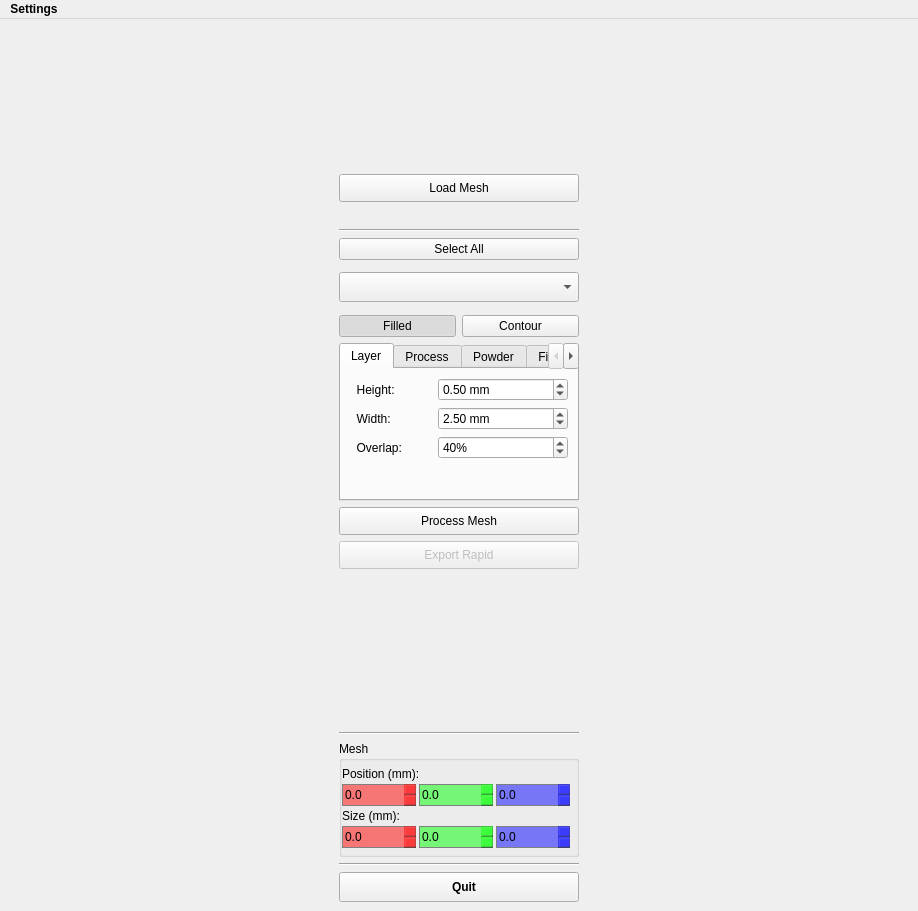
<?xml version="1.0" encoding="UTF-8"?>
<ui version="4.0">
 <class>MainWindow</class>
 <widget class="QMainWindow" name="MainWindow">
  <property name="geometry">
   <rect>
    <x>0</x>
    <y>0</y>
    <width>918</width>
    <height>911</height>
   </rect>
  </property>
  <property name="sizePolicy">
   <sizepolicy hsizetype="Preferred" vsizetype="Preferred">
    <horstretch>0</horstretch>
    <verstretch>0</verstretch>
   </sizepolicy>
  </property>
  <property name="minimumSize">
   <size>
    <width>0</width>
    <height>0</height>
   </size>
  </property>
  <property name="baseSize">
   <size>
    <width>0</width>
    <height>0</height>
   </size>
  </property>
  <property name="font">
   <font>
    <pointsize>9</pointsize>
    <weight>75</weight>
    <bold>true</bold>
   </font>
  </property>
  <property name="windowTitle">
   <string>LMD Off-line Path Planning</string>
  </property>
  <property name="windowIcon">
   <iconset>
    <normaloff>r.png</normaloff>r.png</iconset>
  </property>
  <property name="autoFillBackground">
   <bool>false</bool>
  </property>
  <property name="tabShape">
   <enum>QTabWidget::Rounded</enum>
  </property>
  <property name="dockNestingEnabled">
   <bool>false</bool>
  </property>
  <property name="unifiedTitleAndToolBarOnMac">
   <bool>false</bool>
  </property>
  <widget class="QWidget" name="centralwidget">
   <property name="font">
    <font>
     <pointsize>9</pointsize>
     <weight>75</weight>
     <italic>false</italic>
     <bold>true</bold>
    </font>
   </property>
   <layout class="QGridLayout" name="gridLayout">
    <item row="11" column="1" rowspan="3">
     <widget class="QComboBox" name="btnSelectMesh">
      <property name="minimumSize">
       <size>
        <width>0</width>
        <height>30</height>
       </size>
      </property>
      <property name="maximumSize">
       <size>
        <width>240</width>
        <height>16777215</height>
       </size>
      </property>
      <property name="font">
       <font>
        <weight>50</weight>
        <bold>false</bold>
       </font>
      </property>
      <property name="editable">
       <bool>false</bool>
      </property>
     </widget>
    </item>
    <item row="32" column="1">
     <widget class="Line" name="line_5">
      <property name="orientation">
       <enum>Qt::Horizontal</enum>
      </property>
     </widget>
    </item>
    <item row="10" column="1">
     <widget class="QPushButton" name="btnSelectAll">
      <property name="font">
       <font>
        <weight>50</weight>
        <bold>false</bold>
       </font>
      </property>
      <property name="text">
       <string>Select All</string>
      </property>
     </widget>
    </item>
    <item row="28" column="1">
     <widget class="Line" name="line_4">
      <property name="orientation">
       <enum>Qt::Horizontal</enum>
      </property>
     </widget>
    </item>
    <item row="20" column="1" rowspan="8">
     <spacer name="verticalSpacer">
      <property name="orientation">
       <enum>Qt::Vertical</enum>
      </property>
      <property name="sizeHint" stdset="0">
       <size>
        <width>20</width>
        <height>40</height>
       </size>
      </property>
     </spacer>
    </item>
    <item row="14" column="1">
     <layout class="QGridLayout" name="gridLayout_2">
      <property name="verticalSpacing">
       <number>6</number>
      </property>
      <item row="0" column="0">
       <widget class="QPushButton" name="chbFilled">
        <property name="font">
         <font>
          <weight>50</weight>
          <bold>false</bold>
         </font>
        </property>
        <property name="text">
         <string>Filled</string>
        </property>
        <property name="checkable">
         <bool>true</bool>
        </property>
        <property name="checked">
         <bool>true</bool>
        </property>
       </widget>
      </item>
      <item row="0" column="1">
       <widget class="QPushButton" name="chbContour">
        <property name="font">
         <font>
          <weight>50</weight>
          <bold>false</bold>
         </font>
        </property>
        <property name="text">
         <string>Contour</string>
        </property>
        <property name="checkable">
         <bool>true</bool>
        </property>
       </widget>
      </item>
     </layout>
    </item>
    <item row="29" column="1" rowspan="3">
     <widget class="QGroupBox" name="groupBox">
      <property name="font">
       <font>
        <pointsize>9</pointsize>
        <weight>50</weight>
        <bold>false</bold>
       </font>
      </property>
      <property name="title">
       <string>Mesh</string>
      </property>
      <property name="flat">
       <bool>false</bool>
      </property>
      <layout class="QVBoxLayout" name="verticalLayout_2">
       <property name="spacing">
        <number>3</number>
       </property>
       <property name="leftMargin">
        <number>0</number>
       </property>
       <property name="topMargin">
        <number>6</number>
       </property>
       <property name="rightMargin">
        <number>6</number>
       </property>
       <property name="bottomMargin">
        <number>6</number>
       </property>
       <item>
        <widget class="QLabel" name="lblPosition">
         <property name="font">
          <font>
           <pointsize>9</pointsize>
          </font>
         </property>
         <property name="text">
          <string>Position (mm):</string>
         </property>
        </widget>
       </item>
       <item>
        <layout class="QGridLayout" name="glPosition" rowstretch="0">
         <property name="spacing">
          <number>3</number>
         </property>
         <item row="0" column="2">
          <widget class="QDoubleSpinBox" name="sbPositionZ">
           <property name="minimumSize">
            <size>
             <width>0</width>
             <height>22</height>
            </size>
           </property>
           <property name="font">
            <font>
             <weight>50</weight>
             <bold>false</bold>
            </font>
           </property>
           <property name="autoFillBackground">
            <bool>false</bool>
           </property>
           <property name="styleSheet">
            <string notr="true">background-color: rgba(0, 0, 255, 128);
border: 1px solid gray;</string>
           </property>
           <property name="frame">
            <bool>false</bool>
           </property>
           <property name="decimals">
            <number>1</number>
           </property>
           <property name="maximum">
            <double>1000.000000000000000</double>
           </property>
           <property name="singleStep">
            <double>5.000000000000000</double>
           </property>
          </widget>
         </item>
         <item row="0" column="1">
          <widget class="QDoubleSpinBox" name="sbPositionY">
           <property name="minimumSize">
            <size>
             <width>0</width>
             <height>22</height>
            </size>
           </property>
           <property name="font">
            <font>
             <weight>50</weight>
             <bold>false</bold>
            </font>
           </property>
           <property name="autoFillBackground">
            <bool>false</bool>
           </property>
           <property name="styleSheet">
            <string notr="true">background-color: rgba(0, 255, 0, 128);
border: 1px solid gray;</string>
           </property>
           <property name="wrapping">
            <bool>false</bool>
           </property>
           <property name="frame">
            <bool>false</bool>
           </property>
           <property name="buttonSymbols">
            <enum>QAbstractSpinBox::UpDownArrows</enum>
           </property>
           <property name="accelerated">
            <bool>false</bool>
           </property>
           <property name="decimals">
            <number>1</number>
           </property>
           <property name="maximum">
            <double>1000.000000000000000</double>
           </property>
           <property name="singleStep">
            <double>5.000000000000000</double>
           </property>
          </widget>
         </item>
         <item row="0" column="0">
          <widget class="QDoubleSpinBox" name="sbPositionX">
           <property name="minimumSize">
            <size>
             <width>0</width>
             <height>22</height>
            </size>
           </property>
           <property name="font">
            <font>
             <weight>50</weight>
             <bold>false</bold>
            </font>
           </property>
           <property name="autoFillBackground">
            <bool>false</bool>
           </property>
           <property name="styleSheet">
            <string notr="true">background-color: rgba(255, 0, 0, 128);
border: 1px solid gray;
</string>
           </property>
           <property name="frame">
            <bool>false</bool>
           </property>
           <property name="decimals">
            <number>1</number>
           </property>
           <property name="maximum">
            <double>1000.000000000000000</double>
           </property>
           <property name="singleStep">
            <double>5.000000000000000</double>
           </property>
          </widget>
         </item>
        </layout>
       </item>
       <item>
        <widget class="QLabel" name="lblSize">
         <property name="font">
          <font>
           <pointsize>9</pointsize>
          </font>
         </property>
         <property name="text">
          <string>Size (mm):</string>
         </property>
        </widget>
       </item>
       <item>
        <layout class="QGridLayout" name="glSize" rowstretch="0">
         <property name="spacing">
          <number>3</number>
         </property>
         <item row="0" column="0">
          <widget class="QDoubleSpinBox" name="sbSizeX">
           <property name="minimumSize">
            <size>
             <width>0</width>
             <height>22</height>
            </size>
           </property>
           <property name="font">
            <font>
             <weight>50</weight>
             <bold>false</bold>
            </font>
           </property>
           <property name="autoFillBackground">
            <bool>false</bool>
           </property>
           <property name="styleSheet">
            <string notr="true">background-color: rgba(255, 0, 0, 128);
border: 1px solid gray;
</string>
           </property>
           <property name="frame">
            <bool>false</bool>
           </property>
           <property name="decimals">
            <number>1</number>
           </property>
           <property name="minimum">
            <double>0.000000000000000</double>
           </property>
           <property name="maximum">
            <double>1000.000000000000000</double>
           </property>
           <property name="singleStep">
            <double>10.000000000000000</double>
           </property>
           <property name="value">
            <double>0.000000000000000</double>
           </property>
          </widget>
         </item>
         <item row="0" column="1">
          <widget class="QDoubleSpinBox" name="sbSizeY">
           <property name="minimumSize">
            <size>
             <width>0</width>
             <height>22</height>
            </size>
           </property>
           <property name="font">
            <font>
             <weight>50</weight>
             <bold>false</bold>
            </font>
           </property>
           <property name="autoFillBackground">
            <bool>false</bool>
           </property>
           <property name="styleSheet">
            <string notr="true">background-color: rgba(0, 255, 0, 128);
border: 1px solid gray;</string>
           </property>
           <property name="wrapping">
            <bool>false</bool>
           </property>
           <property name="frame">
            <bool>false</bool>
           </property>
           <property name="buttonSymbols">
            <enum>QAbstractSpinBox::UpDownArrows</enum>
           </property>
           <property name="accelerated">
            <bool>false</bool>
           </property>
           <property name="decimals">
            <number>1</number>
           </property>
           <property name="minimum">
            <double>0.000000000000000</double>
           </property>
           <property name="maximum">
            <double>1000.000000000000000</double>
           </property>
           <property name="singleStep">
            <double>10.000000000000000</double>
           </property>
           <property name="value">
            <double>0.000000000000000</double>
           </property>
          </widget>
         </item>
         <item row="0" column="2">
          <widget class="QDoubleSpinBox" name="sbSizeZ">
           <property name="minimumSize">
            <size>
             <width>0</width>
             <height>22</height>
            </size>
           </property>
           <property name="font">
            <font>
             <weight>50</weight>
             <bold>false</bold>
            </font>
           </property>
           <property name="autoFillBackground">
            <bool>false</bool>
           </property>
           <property name="styleSheet">
            <string notr="true">background-color: rgba(0, 0, 255, 128);
border: 1px solid gray;</string>
           </property>
           <property name="frame">
            <bool>false</bool>
           </property>
           <property name="decimals">
            <number>1</number>
           </property>
           <property name="minimum">
            <double>0.000000000000000</double>
           </property>
           <property name="maximum">
            <double>1000.000000000000000</double>
           </property>
           <property name="singleStep">
            <double>10.000000000000000</double>
           </property>
           <property name="value">
            <double>0.000000000000000</double>
           </property>
          </widget>
         </item>
        </layout>
       </item>
      </layout>
     </widget>
    </item>
    <item row="7" column="1">
     <widget class="QPushButton" name="btnLoadMesh">
      <property name="minimumSize">
       <size>
        <width>240</width>
        <height>28</height>
       </size>
      </property>
      <property name="maximumSize">
       <size>
        <width>240</width>
        <height>16777215</height>
       </size>
      </property>
      <property name="font">
       <font>
        <weight>50</weight>
        <bold>false</bold>
       </font>
      </property>
      <property name="text">
       <string>Load Mesh</string>
      </property>
     </widget>
    </item>
    <item row="17" column="1">
     <widget class="QPushButton" name="btnSaveRapid">
      <property name="enabled">
       <bool>false</bool>
      </property>
      <property name="minimumSize">
       <size>
        <width>240</width>
        <height>28</height>
       </size>
      </property>
      <property name="maximumSize">
       <size>
        <width>240</width>
        <height>16777215</height>
       </size>
      </property>
      <property name="font">
       <font>
        <weight>50</weight>
        <italic>false</italic>
        <bold>false</bold>
       </font>
      </property>
      <property name="text">
       <string>Export Rapid</string>
      </property>
     </widget>
    </item>
    <item row="33" column="1">
     <widget class="QPushButton" name="btnQuit">
      <property name="enabled">
       <bool>true</bool>
      </property>
      <property name="sizePolicy">
       <sizepolicy hsizetype="Minimum" vsizetype="Fixed">
        <horstretch>0</horstretch>
        <verstretch>0</verstretch>
       </sizepolicy>
      </property>
      <property name="minimumSize">
       <size>
        <width>240</width>
        <height>30</height>
       </size>
      </property>
      <property name="maximumSize">
       <size>
        <width>240</width>
        <height>16777215</height>
       </size>
      </property>
      <property name="font">
       <font>
        <pointsize>9</pointsize>
        <weight>75</weight>
        <bold>true</bold>
       </font>
      </property>
      <property name="autoFillBackground">
       <bool>false</bool>
      </property>
      <property name="text">
       <string>   Quit</string>
      </property>
      <property name="icon">
       <iconset theme="application-exit">
        <normaloff/>
       </iconset>
      </property>
      <property name="flat">
       <bool>false</bool>
      </property>
     </widget>
    </item>
    <item row="9" column="1">
     <widget class="Line" name="line">
      <property name="orientation">
       <enum>Qt::Horizontal</enum>
      </property>
     </widget>
    </item>
    <item row="15" column="1">
     <widget class="QTabWidget" name="tabWidget">
      <property name="sizePolicy">
       <sizepolicy hsizetype="Expanding" vsizetype="Minimum">
        <horstretch>0</horstretch>
        <verstretch>0</verstretch>
       </sizepolicy>
      </property>
      <property name="minimumSize">
       <size>
        <width>240</width>
        <height>0</height>
       </size>
      </property>
      <property name="maximumSize">
       <size>
        <width>240</width>
        <height>16777215</height>
       </size>
      </property>
      <property name="font">
       <font>
        <weight>50</weight>
        <bold>false</bold>
       </font>
      </property>
      <property name="currentIndex">
       <number>0</number>
      </property>
      <widget class="QWidget" name="tab_3">
       <attribute name="title">
        <string>Layer</string>
       </attribute>
       <layout class="QFormLayout" name="formLayout_3">
        <item row="0" column="0">
         <widget class="QLabel" name="lblHeight">
          <property name="font">
           <font>
            <weight>50</weight>
            <bold>false</bold>
           </font>
          </property>
          <property name="text">
           <string>  Height:           </string>
          </property>
         </widget>
        </item>
        <item row="0" column="1">
         <widget class="QDoubleSpinBox" name="sbHeight">
          <property name="minimumSize">
           <size>
            <width>0</width>
            <height>20</height>
           </size>
          </property>
          <property name="font">
           <font>
            <weight>50</weight>
            <bold>false</bold>
           </font>
          </property>
          <property name="suffix">
           <string> mm</string>
          </property>
          <property name="maximum">
           <double>100.000000000000000</double>
          </property>
          <property name="singleStep">
           <double>0.100000000000000</double>
          </property>
          <property name="value">
           <double>0.500000000000000</double>
          </property>
         </widget>
        </item>
        <item row="1" column="0">
         <widget class="QLabel" name="lblWidth">
          <property name="font">
           <font>
            <weight>50</weight>
            <bold>false</bold>
           </font>
          </property>
          <property name="text">
           <string>  Width:   </string>
          </property>
         </widget>
        </item>
        <item row="1" column="1">
         <widget class="QDoubleSpinBox" name="sbWidth">
          <property name="minimumSize">
           <size>
            <width>0</width>
            <height>20</height>
           </size>
          </property>
          <property name="font">
           <font>
            <weight>50</weight>
            <bold>false</bold>
           </font>
          </property>
          <property name="suffix">
           <string> mm</string>
          </property>
          <property name="maximum">
           <double>100.000000000000000</double>
          </property>
          <property name="singleStep">
           <double>0.100000000000000</double>
          </property>
          <property name="value">
           <double>2.500000000000000</double>
          </property>
         </widget>
        </item>
        <item row="2" column="0">
         <widget class="QLabel" name="lblOverlap">
          <property name="font">
           <font>
            <weight>50</weight>
            <bold>false</bold>
           </font>
          </property>
          <property name="text">
           <string>  Overlap:   </string>
          </property>
         </widget>
        </item>
        <item row="2" column="1">
         <widget class="QDoubleSpinBox" name="sbOverlap">
          <property name="minimumSize">
           <size>
            <width>0</width>
            <height>20</height>
           </size>
          </property>
          <property name="font">
           <font>
            <weight>50</weight>
            <bold>false</bold>
           </font>
          </property>
          <property name="suffix">
           <string>%</string>
          </property>
          <property name="decimals">
           <number>0</number>
          </property>
          <property name="maximum">
           <double>100.000000000000000</double>
          </property>
          <property name="singleStep">
           <double>5.000000000000000</double>
          </property>
          <property name="value">
           <double>40.000000000000000</double>
          </property>
         </widget>
        </item>
       </layout>
       <zorder>lblHeight</zorder>
       <zorder>sbHeight</zorder>
       <zorder>lblWidth</zorder>
       <zorder>sbWidth</zorder>
       <zorder>sbOverlap</zorder>
       <zorder>lblOverlap</zorder>
      </widget>
      <widget class="QWidget" name="tab">
       <attribute name="title">
        <string>Process</string>
       </attribute>
       <layout class="QFormLayout" name="formLayout">
        <property name="fieldGrowthPolicy">
         <enum>QFormLayout::AllNonFixedFieldsGrow</enum>
        </property>
        <item row="0" column="0">
         <widget class="QLabel" name="lblSpeed">
          <property name="font">
           <font>
            <weight>50</weight>
            <bold>false</bold>
           </font>
          </property>
          <property name="text">
           <string>Process Speed:           </string>
          </property>
         </widget>
        </item>
        <item row="0" column="1">
         <widget class="QDoubleSpinBox" name="sbSpeed">
          <property name="minimumSize">
           <size>
            <width>0</width>
            <height>20</height>
           </size>
          </property>
          <property name="font">
           <font>
            <weight>50</weight>
            <bold>false</bold>
           </font>
          </property>
          <property name="suffix">
           <string> mm/s</string>
          </property>
          <property name="decimals">
           <number>0</number>
          </property>
          <property name="maximum">
           <double>100.000000000000000</double>
          </property>
          <property name="value">
           <double>8.000000000000000</double>
          </property>
         </widget>
        </item>
        <item row="2" column="0">
         <widget class="QLabel" name="lblPower">
          <property name="font">
           <font>
            <weight>50</weight>
            <bold>false</bold>
           </font>
          </property>
          <property name="text">
           <string> Power: </string>
          </property>
         </widget>
        </item>
        <item row="2" column="1">
         <widget class="QDoubleSpinBox" name="sbPower">
          <property name="minimumSize">
           <size>
            <width>0</width>
            <height>20</height>
           </size>
          </property>
          <property name="font">
           <font>
            <weight>50</weight>
            <bold>false</bold>
           </font>
          </property>
          <property name="suffix">
           <string> W</string>
          </property>
          <property name="decimals">
           <number>0</number>
          </property>
          <property name="maximum">
           <double>3500.000000000000000</double>
          </property>
          <property name="singleStep">
           <double>10.000000000000000</double>
          </property>
          <property name="value">
           <double>1200.000000000000000</double>
          </property>
         </widget>
        </item>
        <item row="3" column="0">
         <widget class="QLabel" name="lblFocus">
          <property name="text">
           <string> Focus: </string>
          </property>
         </widget>
        </item>
        <item row="3" column="1">
         <widget class="QDoubleSpinBox" name="sbFocus">
          <property name="suffix">
           <string> mm</string>
          </property>
          <property name="decimals">
           <number>0</number>
          </property>
          <property name="minimum">
           <double>-5.000000000000000</double>
          </property>
          <property name="maximum">
           <double>5.000000000000000</double>
          </property>
         </widget>
        </item>
        <item row="1" column="0">
         <widget class="QLabel" name="lblTravel">
          <property name="text">
           <string>Travel Speed</string>
          </property>
         </widget>
        </item>
        <item row="1" column="1">
         <widget class="QDoubleSpinBox" name="sbTravel">
          <property name="minimumSize">
           <size>
            <width>0</width>
            <height>20</height>
           </size>
          </property>
          <property name="suffix">
           <string>mm/s</string>
          </property>
          <property name="decimals">
           <number>0</number>
          </property>
          <property name="value">
           <double>25.000000000000000</double>
          </property>
         </widget>
        </item>
       </layout>
      </widget>
      <widget class="QWidget" name="tab_2">
       <attribute name="title">
        <string>Powder</string>
       </attribute>
       <layout class="QFormLayout" name="formLayout_2">
        <item row="0" column="0">
         <widget class="QLabel" name="lblCarrier">
          <property name="font">
           <font>
            <weight>50</weight>
            <bold>false</bold>
           </font>
          </property>
          <property name="text">
           <string> Carrier Gas:    </string>
          </property>
         </widget>
        </item>
        <item row="0" column="1">
         <widget class="QDoubleSpinBox" name="sbStirrer">
          <property name="minimumSize">
           <size>
            <width>0</width>
            <height>20</height>
           </size>
          </property>
          <property name="font">
           <font>
            <weight>50</weight>
            <bold>false</bold>
           </font>
          </property>
          <property name="decimals">
           <number>0</number>
          </property>
          <property name="maximum">
           <double>50.000000000000000</double>
          </property>
          <property name="value">
           <double>20.000000000000000</double>
          </property>
         </widget>
        </item>
        <item row="1" column="0">
         <widget class="QLabel" name="lblStirrer">
          <property name="font">
           <font>
            <weight>50</weight>
            <bold>false</bold>
           </font>
          </property>
          <property name="text">
           <string> Stirrer:   </string>
          </property>
         </widget>
        </item>
        <item row="1" column="1">
         <widget class="QDoubleSpinBox" name="sbTurntable">
          <property name="minimumSize">
           <size>
            <width>0</width>
            <height>20</height>
           </size>
          </property>
          <property name="font">
           <font>
            <weight>50</weight>
            <bold>false</bold>
           </font>
          </property>
          <property name="decimals">
           <number>0</number>
          </property>
          <property name="maximum">
           <double>50.000000000000000</double>
          </property>
          <property name="value">
           <double>15.000000000000000</double>
          </property>
         </widget>
        </item>
        <item row="2" column="0">
         <widget class="QLabel" name="lblTurntable">
          <property name="font">
           <font>
            <weight>50</weight>
            <bold>false</bold>
           </font>
          </property>
          <property name="text">
           <string> Turntable:   </string>
          </property>
         </widget>
        </item>
        <item row="2" column="1">
         <widget class="QDoubleSpinBox" name="sbCarrier">
          <property name="minimumSize">
           <size>
            <width>0</width>
            <height>20</height>
           </size>
          </property>
          <property name="font">
           <font>
            <weight>50</weight>
            <bold>false</bold>
           </font>
          </property>
          <property name="decimals">
           <number>0</number>
          </property>
          <property name="maximum">
           <double>10.000000000000000</double>
          </property>
          <property name="value">
           <double>5.000000000000000</double>
          </property>
         </widget>
        </item>
       </layout>
      </widget>
      <widget class="QWidget" name="tab_4">
       <attribute name="title">
        <string>Filling</string>
       </attribute>
       <layout class="QFormLayout" name="formLayout_6">
        <item row="0" column="0">
         <widget class="QLabel" name="lblFilling">
          <property name="font">
           <font>
            <weight>50</weight>
            <bold>false</bold>
           </font>
          </property>
          <property name="text">
           <string>Angle:   </string>
          </property>
         </widget>
        </item>
        <item row="0" column="1">
         <widget class="QDoubleSpinBox" name="sbFilling">
          <property name="minimumSize">
           <size>
            <width>0</width>
            <height>20</height>
           </size>
          </property>
          <property name="font">
           <font>
            <weight>50</weight>
            <bold>false</bold>
           </font>
          </property>
          <property name="decimals">
           <number>0</number>
          </property>
          <property name="minimum">
           <double>-360.000000000000000</double>
          </property>
          <property name="maximum">
           <double>360.000000000000000</double>
          </property>
          <property name="value">
           <double>15.000000000000000</double>
          </property>
         </widget>
        </item>
        <item row="1" column="0" colspan="2">
         <widget class="QCheckBox" name="checkBoxSliceOnedir">
          <property name="layoutDirection">
           <enum>Qt::RightToLeft</enum>
          </property>
          <property name="text">
           <string>One direction slice</string>
          </property>
          <property name="checked">
           <bool>true</bool>
          </property>
         </widget>
        </item>
        <item row="2" column="1">
         <widget class="QCheckBox" name="checkBoxSliceInvertY">
          <property name="layoutDirection">
           <enum>Qt::RightToLeft</enum>
          </property>
          <property name="text">
           <string>Invert Y start</string>
          </property>
          <property name="checked">
           <bool>true</bool>
          </property>
         </widget>
        </item>
        <item row="2" column="0">
         <widget class="QCheckBox" name="checkBoxSliceInvertX">
          <property name="layoutDirection">
           <enum>Qt::LeftToRight</enum>
          </property>
          <property name="text">
           <string>Invert X start</string>
          </property>
          <property name="checked">
           <bool>true</bool>
          </property>
         </widget>
        </item>
       </layout>
      </widget>
     </widget>
    </item>
    <item row="0" column="0" rowspan="34">
     <layout class="QHBoxLayout" name="boxPlot">
      <property name="spacing">
       <number>0</number>
      </property>
     </layout>
    </item>
    <item row="16" column="1">
     <widget class="QPushButton" name="btnProcessMesh">
      <property name="enabled">
       <bool>true</bool>
      </property>
      <property name="minimumSize">
       <size>
        <width>240</width>
        <height>28</height>
       </size>
      </property>
      <property name="maximumSize">
       <size>
        <width>240</width>
        <height>16777215</height>
       </size>
      </property>
      <property name="font">
       <font>
        <weight>50</weight>
        <bold>false</bold>
       </font>
      </property>
      <property name="text">
       <string>Process Mesh</string>
      </property>
     </widget>
    </item>
    <item row="19" column="1">
     <layout class="QHBoxLayout" name="horizontalLayout">
      <item>
       <widget class="QLabel" name="labelLevels">
        <property name="text">
         <string/>
        </property>
       </widget>
      </item>
      <item>
       <widget class="QLabel" name="labelTime">
        <property name="text">
         <string/>
        </property>
       </widget>
      </item>
     </layout>
    </item>
    <item row="1" column="1" rowspan="6">
     <layout class="QGridLayout" name="gridLayout_3">
      <item row="0" column="0">
       <widget class="QLabel" name="lblLogo">
        <property name="minimumSize">
         <size>
          <width>120</width>
          <height>120</height>
         </size>
        </property>
        <property name="text">
         <string/>
        </property>
        <property name="pixmap">
         <pixmap>r.png</pixmap>
        </property>
        <property name="scaledContents">
         <bool>false</bool>
        </property>
        <property name="alignment">
         <set>Qt::AlignCenter</set>
        </property>
       </widget>
      </item>
     </layout>
    </item>
   </layout>
  </widget>
  <widget class="QMenuBar" name="menuBar">
   <property name="geometry">
    <rect>
     <x>0</x>
     <y>0</y>
     <width>918</width>
     <height>23</height>
    </rect>
   </property>
   <widget class="QMenu" name="menuSettings">
    <property name="title">
     <string>Settings</string>
    </property>
    <addaction name="actionLoadSettings"/>
    <addaction name="actionSaveSettings"/>
   </widget>
   <addaction name="menuSettings"/>
  </widget>
  <action name="actionLoadSettings">
   <property name="text">
    <string>Load</string>
   </property>
  </action>
  <action name="actionSaveSettings">
   <property name="text">
    <string>Save</string>
   </property>
  </action>
 </widget>
 <resources/>
 <connections/>
</ui>
